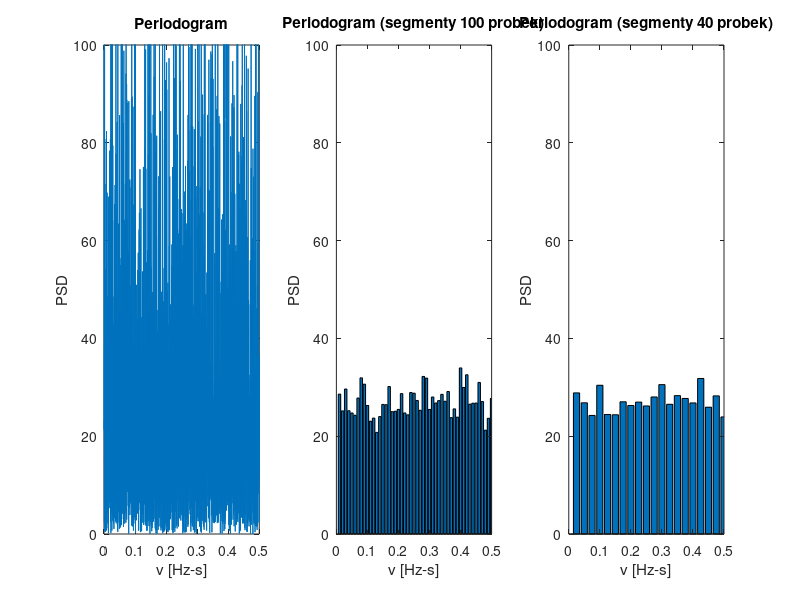

Here is the MATLAB script that generated this plot:
% Malgorzata Targan
% 131420    
% laboratorium 3

clear all
close all

N = 5000
A = 27
B = 0
n = [1:N]


%calculate distribution
x = sqrt(12)*sqrt(A)*(rand(1,N)-0.5)

%calculate periodogram
p1 = (1/N).*abs(fft(x)).^2;

%scale
Hzs = n./N;

subplot(1,3,1);
plot(Hzs,p1);
title('Periodogram');
xlabel('\nu [Hz-s]');  
ylabel('PSD');  
axis([0 0.5 0 100]);

M = 100;
m = 1:M;
p2 = zeros(1,M);
for i=1:2*(N/M)-1
    xm = x(1+M/2*(i-1):M/2*(i+1));
    pm = (1/M).*(abs(fft(xm)).^2);
    p2 = p2+pm;
end

%scale
Hzs = m./M;

subplot(1,3,2);
bar(Hzs, p2./(2*N/M));
title('Periodogram (segmenty 100 probek)');
xlabel('\nu [Hz-s]');  
ylabel('PSD');  
axis([0 0.5 0 100]);

M = 40;
m = 1:M;
p3 = zeros(1,M);
for i=1:2*(N/M)-1
    xm = x(1+M/2*(i-1):M/2*(i+1));
    pm = (1/M).*(abs(fft(xm)).^2);
    p3 = p3+pm;
end

%scale
Hzs = m./M;

subplot(1,3,3);
bar(Hzs, p3./(2*N/M));
title('Periodogram (segmenty 40 probek)');
xlabel('\nu [Hz-s]');  
ylabel('PSD');  
axis([0 0.5 0 100]);



